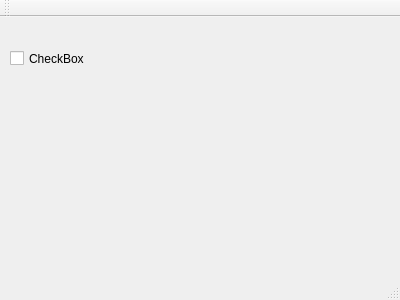
<?xml version="1.0" encoding="UTF-8"?>
<ui version="4.0">
 <class>MainWindow</class>
 <widget class="QMainWindow" name="MainWindow">
  <property name="geometry">
   <rect>
    <x>0</x>
    <y>0</y>
    <width>400</width>
    <height>300</height>
   </rect>
  </property>
  <property name="windowTitle">
   <string>MainWindow</string>
  </property>
  <widget class="QWidget" name="centralWidget">
   <widget class="QCheckBox" name="checkBox">
    <property name="geometry">
     <rect>
      <x>10</x>
      <y>30</y>
      <width>92</width>
      <height>23</height>
     </rect>
    </property>
    <property name="text">
     <string>CheckBox</string>
    </property>
   </widget>
  </widget>
  <widget class="QMenuBar" name="menuBar">
   <property name="geometry">
    <rect>
     <x>0</x>
     <y>0</y>
     <width>400</width>
     <height>22</height>
    </rect>
   </property>
  </widget>
  <widget class="QToolBar" name="mainToolBar">
   <attribute name="toolBarArea">
    <enum>TopToolBarArea</enum>
   </attribute>
   <attribute name="toolBarBreak">
    <bool>false</bool>
   </attribute>
  </widget>
  <widget class="QStatusBar" name="statusBar"/>
 </widget>
 <layoutdefault spacing="6" margin="11"/>
 <resources/>
 <connections/>
</ui>
